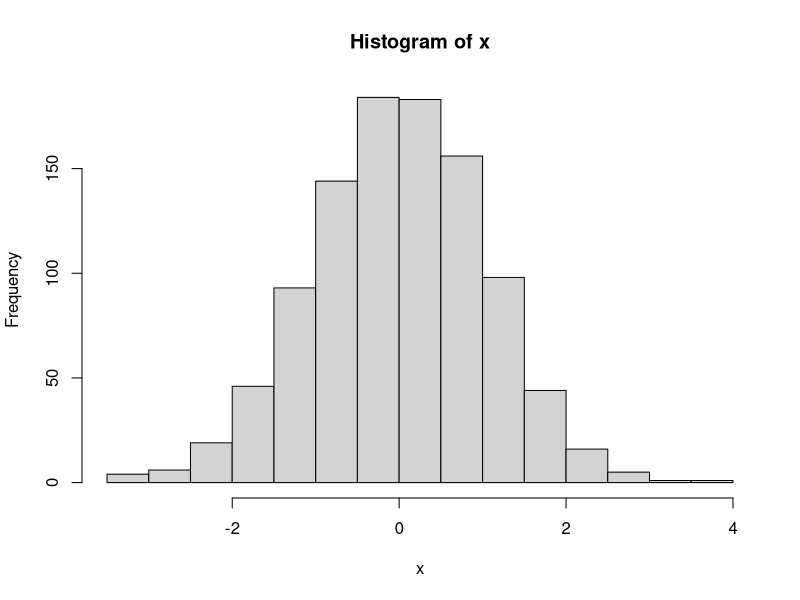

Write the R code that produced this figure.
## ---- chunk 1
knitr::opts_chunk$set(echo = TRUE)
## ---- chunk 2
2 + 2 # add numbers
2 * pi # multiply by a constant
7 + runif(1) # add a random number
3^4 # powers
sqrt(4^4) # functions
log(10)
log(100, base = 10)
23 %/% 2 
23 %% 2

# scientific notation
5000000000 * 1000
5e9 * 1e3
## ---- chunk 3
y <- 3^3
## ---- chunk 4
y
## ---- chunk 5
flv <- "vanilla"
flv

start_date <- Sys.Date()
start_date
## ---- chunk 6
library(kableExtra)
naming_styles_vec <- c("alllowercase", "adjustcolor", "period.separated", "shoe.size", "underscore_separated", "numeric_version", "lowerCamelCase", "addTaskCallback", "UpperCamelCase", "SignatureMethod")
naming_styles_mat <- matrix(naming_styles_vec, byrow=TRUE, ncol=2, dimnames=list(1:(length(naming_styles_vec)/2), c("Style", "Example")))
knitr::kable(naming_styles_mat, format = "html", table.attr='class="tbl_compact"') %>% column_spec(column=2, monospace = TRUE)
## ---- chunk 7
## numeric vector
nums <- c(1.1, 3, -5.7)
devs <- rnorm(5)
devs

## integer vector
ints <- c(1L, 5L, -3L) # force storage as integer not decimal number
## 'L' is for 'long integer' (historical)

idevs <- sample(ints, 100, replace = TRUE)

## character vector
chars <- c('hi', 'hallo', "mother's", 'father\'s', 
   "She said, 'hi'", "He said, \"hi\"" )
chars
cat(chars, sep = "\n")

## logical vector
bools <- c(TRUE, FALSE, TRUE)
bools
## ---- chunk 8
mySeq <- 1:6
mySeq

myOtherSeq <- seq(1, 11, by = 2)
myOtherSeq
length(myOtherSeq)

fours <- rep(4, 6)
fours

## This is a comment: here is an example of non-numeric data
depts <- c('espm', 'pmb', 'stats')
depts
## ---- chunk 9
x <- round(10 * runif(1000))
table(x)

x <- rnorm(1000)
hist(x)
## ---- chunk 10
vals <- seq(2, 12, by = 2)
vals

vals[3]
vals[3:5]
vals[c(1, 3, 6)]
## ---- chunk 11
x <- LETTERS[1:5]
x[-2]
## ---- chunk 12
vals
vals[c(T,F,F,F,T,T)]
## ---- chunk 13
x <- 1:10
x[ x > 5 ]
x[ x %% 2 == 0 ]
## ---- chunk 14
"Hello" == "Hello"
"GoodBye" == "goodbye"
mean(1:5)
## Mean(1:5)  - will throw an error: could not find function "Mean"
